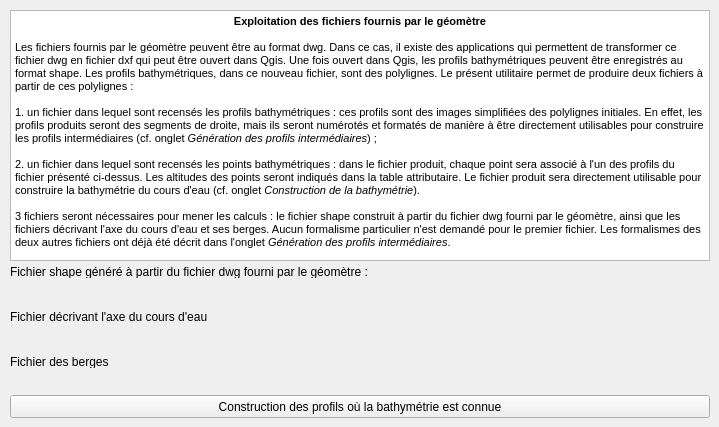
     <widget class="QWidget" name="ExploitationDonneesGeometres">
      <attribute name="title">
       <string>Exploitation des données du géomètre</string>
      </attribute>
      <widget class="QgsFileWidget" name="fichierGeometre">
       <property name="geometry">
        <rect>
         <x>10</x>
         <y>280</y>
         <width>700</width>
         <height>27</height>
        </rect>
       </property>
       <property name="filter">
        <string>*.shp</string>
       </property>
      </widget>
      <widget class="QLabel" name="labelFichierGeometre">
       <property name="geometry">
        <rect>
         <x>10</x>
         <y>265</y>
         <width>400</width>
         <height>13</height>
        </rect>
       </property>
       <property name="text">
        <string>Fichier shape généré à partir du fichier dwg fourni par le géomètre :</string>
       </property>
      </widget>
      <widget class="QPushButton" name="constructionProfilsAvecBathymetrie">
       <property name="geometry">
        <rect>
         <x>10</x>
         <y>395</y>
         <width>700</width>
         <height>23</height>
        </rect>
       </property>
       <property name="text">
        <string>Construction des profils où la bathymétrie est connue</string>
       </property>
      </widget>
      <widget class="QLabel" name="labelFichierBerge">
       <property name="geometry">
        <rect>
         <x>10</x>
         <y>355</y>
         <width>100</width>
         <height>13</height>
        </rect>
       </property>
       <property name="text">
        <string>Fichier des berges :</string>
       </property>
      </widget>
      <widget class="QgsFileWidget" name="fichierBergesPourProfilsBathy">
       <property name="geometry">
        <rect>
         <x>10</x>
         <y>370</y>
         <width>700</width>
         <height>27</height>
        </rect>
       </property>
       <property name="filter">
        <string>*.shp</string>
       </property>
      </widget>
      <widget class="QgsFileWidget" name="fichierAxePourProfilsBathy">
       <property name="geometry">
        <rect>
         <x>10</x>
         <y>325</y>
         <width>700</width>
         <height>27</height>
        </rect>
       </property>
       <property name="filter">
        <string>*.shp</string>
       </property>
      </widget>
      <widget class="QLabel" name="labelFichierAxe">
       <property name="geometry">
        <rect>
         <x>10</x>
         <y>310</y>
         <width>200</width>
         <height>13</height>
        </rect>
       </property>
       <property name="text">
        <string>Fichier décrivant l'axe du cours d'eau :</string>
       </property>
      </widget>
      <widget class="QTextBrowser" name="texteExplicatifExploitationDonneesGeometre">
       <property name="geometry">
        <rect>
         <x>10</x>
         <y>10</y>
         <width>700</width>
         <height>251</height>
        </rect>
       </property>
       <property name="html">
        <string>&lt;!DOCTYPE HTML PUBLIC &quot;-//W3C//DTD HTML 4.0//EN&quot; &quot;http://www.w3.org/TR/REC-html40/strict.dtd&quot;&gt;
&lt;html&gt;&lt;head&gt;&lt;meta name=&quot;qrichtext&quot; content=&quot;1&quot; /&gt;&lt;style type=&quot;text/css&quot;&gt;
p, li { white-space: pre-wrap; }
&lt;/style&gt;&lt;/head&gt;&lt;body style=&quot; font-family:'MS Shell Dlg 2'; font-size:8.25pt; font-weight:400; font-style:normal;&quot;&gt;
&lt;p align=&quot;center&quot; style=&quot; margin-top:0px; margin-bottom:0px; margin-left:0px; margin-right:0px; -qt-block-indent:0; text-indent:0px;&quot;&gt;&lt;span style=&quot; font-weight:600;&quot;&gt;Exploitation des fichiers fournis par le géomètre&lt;/span&gt;&lt;/p&gt;
&lt;p style=&quot;-qt-paragraph-type:empty; margin-top:0px; margin-bottom:0px; margin-left:0px; margin-right:0px; -qt-block-indent:0; text-indent:0px;&quot;&gt;&lt;br /&gt;&lt;/p&gt;
&lt;p style=&quot; margin-top:0px; margin-bottom:0px; margin-left:0px; margin-right:0px; -qt-block-indent:0; text-indent:0px;&quot;&gt;Les fichiers fournis par le géomètre peuvent être au format dwg. Dans ce cas, il existe des applications qui permettent de transformer ce fichier dwg en fichier dxf qui peut être ouvert dans Qgis. Une fois ouvert dans Qgis, les profils bathymétriques peuvent être enregistrés au format shape. Les profils bathymétriques, dans ce nouveau fichier, sont des polylignes. Le présent utilitaire permet de produire deux fichiers à partir de ces polylignes :&lt;/p&gt;
&lt;p style=&quot;-qt-paragraph-type:empty; margin-top:0px; margin-bottom:0px; margin-left:0px; margin-right:0px; -qt-block-indent:0; text-indent:0px;&quot;&gt;&lt;br /&gt;&lt;/p&gt;
&lt;p style=&quot; margin-top:0px; margin-bottom:0px; margin-left:0px; margin-right:0px; -qt-block-indent:0; text-indent:0px;&quot;&gt;1. un fichier dans lequel sont recensés les profils bathymétriques : ces profils sont des images simplifiées des polylignes initiales. En effet, les profils produits seront des segments de droite, mais ils seront numérotés et formatés de manière à être directement utilisables pour construire les profils intermédiaires (cf. onglet &lt;span style=&quot; font-style:italic;&quot;&gt;Génération des profils intermédiaires&lt;/span&gt;) ;&lt;/p&gt;
&lt;p style=&quot;-qt-paragraph-type:empty; margin-top:0px; margin-bottom:0px; margin-left:0px; margin-right:0px; -qt-block-indent:0; text-indent:0px;&quot;&gt;&lt;br /&gt;&lt;/p&gt;
&lt;p style=&quot; margin-top:0px; margin-bottom:0px; margin-left:0px; margin-right:0px; -qt-block-indent:0; text-indent:0px;&quot;&gt;2. un fichier dans lequel sont recensés les points bathymétriques : dans le fichier produit, chaque point sera associé à l'un des profils du fichier présenté ci-dessus. Les altitudes des points seront indiqués dans la table attributaire. Le fichier produit sera directement utilisable pour construire la bathymétrie du cours d'eau (cf. onglet &lt;span style=&quot; font-style:italic;&quot;&gt;Construction de la bathymétrie&lt;/span&gt;).&lt;/p&gt;
&lt;p style=&quot;-qt-paragraph-type:empty; margin-top:0px; margin-bottom:0px; margin-left:0px; margin-right:0px; -qt-block-indent:0; text-indent:0px;&quot;&gt;&lt;br /&gt;&lt;/p&gt;
&lt;p style=&quot; margin-top:0px; margin-bottom:0px; margin-left:0px; margin-right:0px; -qt-block-indent:0; text-indent:0px;&quot;&gt;3 fichiers seront nécessaires pour mener les calculs : le fichier shape construit à partir du fichier dwg fourni par le géomètre, ainsi que les fichiers décrivant l'axe du cours d'eau et ses berges. Aucun formalisme particulier n'est demandé pour le premier fichier. Les formalismes des deux autres fichiers ont déjà été décrit dans l'onglet &lt;span style=&quot; font-style:italic;&quot;&gt;Génération des profils intermédiaires&lt;/span&gt;.&lt;/p&gt;&lt;/body&gt;&lt;/html&gt;</string>
       </property>
      </widget>
     </widget>
